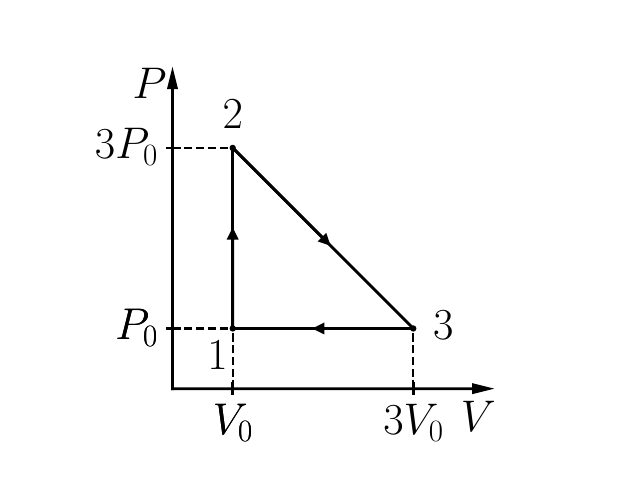

Write Python code to recreate this figure.
from MKT import *

axes = Axes(10, 'P/$P$', 'V/$V$', ltx=True, fontsize=32, yratio=1)

v1 = (2, '$V_0$')
v2 = (8, '$3V_0$')
p1 = (2, '$P_0$')
p2 = (8, '$3P_0$')

state1 = State(axes, v=v1, p=p1, patch='$1$', patch_pos='BBL')
state2 = State(axes, v=v1, p=p2, patch='$2$', patch_pos='TT')
state3 = State(axes, v=v2, p=p1, patch='$3$', patch_pos='RR')

axes.process(state1, state2)
axes.process(state2, state3)
axes.process(state3, state1)

axes.marker(state1, ms=7)
axes.marker(state2, ms=7)
axes.marker(state3, ms=7)

axes.line(state1, tp='xp')
axes.line(state1, tp='yp')
axes.line(state2, tp='xp')
axes.line(state3, tp='yp')

#savefig('9.26.pdf')
show()
